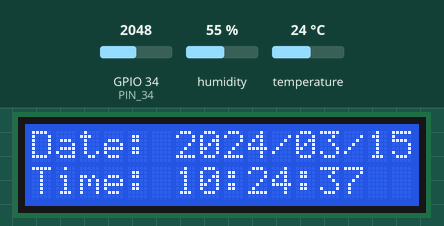
The sketch below on a simulated ESP32. On the bench: 16×2 character LCD. Inputs (shaded band) come from the test bench; at power-on: humidity 55 %, temperature 24 °C, GPIO 34 (PIN_34) = 2048. WiFi joins after 1.5 s; servers stay silent unless stated; uploads are accepted with an empty reply; the local clock reads 2024-03-15 10:24:30 at power-on unless the sketch sets it; EEPROM starts erased.

Above: at 8.5 s.
8.6 s: humidity set to 22 %
At 14.2 s:
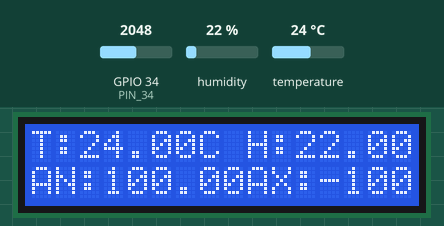
20.0 s: temperature set to 12 °C
At 24.3 s:
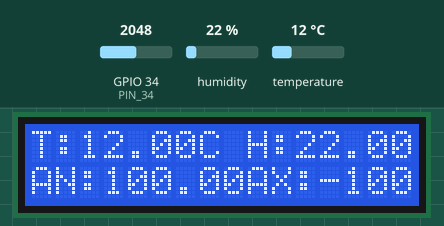
30.6 s: humidity set to 40 %
At 35.6 s:
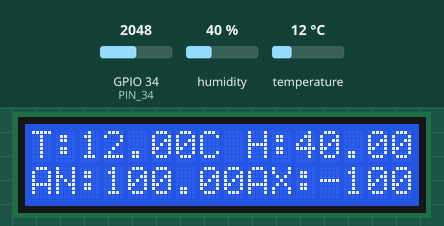
41.2 s: temperature set to 19 °C
At 45.6 s:
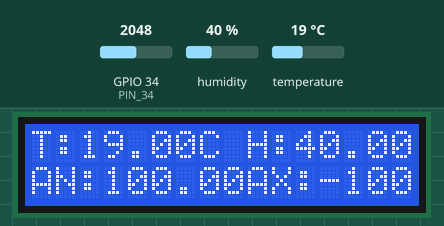
Timing chart, 0 to 47.1 s (numbered marks = the images above; inputs shaded):
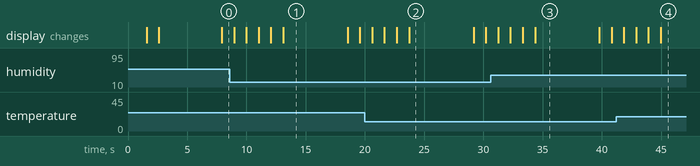

Measured:
- what the display in image 1 shows lasts 5.4 s, from 13.1 s to 18.5 s

The sketch:

BLYNK_SmartHome.ino
```cpp
#define BLYNK_TEMPLATE_ID "BLYNK_ID_NAME" // BLYNK_ID_NAME
#define BLYNK_TEMPLATE_NAME "BLYNK_TEMPLATE_NAME" // BLYNK_TEMPLATE_NAME
#define BLYNK_AUTH_TOKEN "BLYNK_AUTH_TOKEN" // BLYNK_AUTH_TOKEN

#define BLYNK_PRINT Serial
#define I2C_ADDR 0x27
#define LCD_COLUMNS 16
#define LCD_LINES 2
#define DHTPIN 13
#define DHTTYPE DHT11
#define PIN_34 34

#include <Wire.h>
#include <EEPROM.h>
#include <WiFi.h>
#include <HTTPClient.h>
#include <BlynkSimpleEsp32.h>
#include <DHT.h>
#include <LiquidCrystal_I2C.h>
#include "RTClib.h"

float temp = 0;
float hum = 0;
float tempSum = 0;
int tempCount = 0;
float avgMinTemp = 100;
float avgMaxTemp = -100;
DHT dht(DHTPIN, DHTTYPE);
BlynkTimer timer;
RTC_DS1307 rtc;
LiquidCrystal_I2C lcd(I2C_ADDR, LCD_COLUMNS, LCD_LINES);

char auth[] = BLYNK_AUTH_TOKEN;
char ssid[] = "WIFI_NAME"; //WIFI_NAME
char pass[] = "WIFI_PASS"; //WIFI_PASS
const char* scriptURL = "https://script.google.com/macros/s/AKfycby-wC929uNjSS2D5xK_-v5KiSyniQBJJ3FCU5Q5dTo629PPcUx45Rr9MO1R0_tizDW-/exec"; // SCRIPT GOOGLE SHEETS

void checkWiFiConnection() {
    if (WiFi.status() != WL_CONNECTED) {
        Serial.println("WiFi Disconnected. Reconnecting...");
        WiFi.disconnect();
        WiFi.reconnect();
    }
}

void clearEEPROM() { // CLEAR EEPROM MEMORY
    for (int i = 0; i < 16; i++) {
        EEPROM.write(i, 0);
    }
    EEPROM.commit();
    Serial.println("EEPROM cleared!");
}

void sendToExcel() { // SEND DATA TO GOOGLE SHEETS
    float temperature = dht.readTemperature();
    float humidity = dht.readHumidity();

    if (WiFi.status() == WL_CONNECTED) {
        HTTPClient http;
        String url = String(scriptURL) + "?temp=" + temperature + "&hum=" + humidity;
        http.begin(url);
        http.GET();
        http.end();
    }
}

void sendSensor() { // SENSOR READ VALUE
  for (int j = 1; j < 6; j++) {
    temp = dht.readTemperature();
    hum = dht.readHumidity();

    if (isnan(temp) || isnan(hum)) {
        Serial.println("Failed to read from DHT sensor!");
        return;
    }

    tempSum += temp;
    tempCount++;
    if (tempCount >= 50) {
        float avgTemp = tempSum / tempCount;

        if (avgTemp < avgMinTemp) {
            avgMinTemp = avgTemp;
            EEPROM.put(0, avgMinTemp);
        }
        if (avgTemp > avgMaxTemp) {
            avgMaxTemp = avgTemp;
            EEPROM.put(4, avgMaxTemp);
        }
        EEPROM.commit();
        tempSum = 0;
        tempCount = 0;
    }
    display_sensor(temp, hum, avgMinTemp, avgMaxTemp);
  }
}

void display_sensor(float &temp,float &hum,float &avgMinTemp,float &avgMaxTemp) { // DISPLAY VALUE TO LCD
    lcd.clear();
    lcd.setCursor(0, 0);
    lcd.print("T:"); lcd.print(temp); lcd.print("C H:"); lcd.print(hum); lcd.print("%");
    lcd.setCursor(0, 1);
    lcd.print("AN:"); lcd.print(avgMinTemp); lcd.print("AX:"); lcd.print(avgMaxTemp);

    Blynk.virtualWrite(V1, temp);
    Blynk.virtualWrite(V2, hum);
    delay(1000);
}

void humidity_in_missouri() { //ตรวจจับค่าความชื้นดิน
    int humidity_missouri = analogRead(PIN_34);
    int prese_humidity_missouri = 100 - (humidity_missouri * 100) / 4095; //แปลงค่าความชื้นแบบ analog เปลี่ยนเป็น 0 - 100
    Blynk.virtualWrite(V4, prese_humidity_missouri);
}

void sendTime() { // DISPLAY TIME TO LCD
  for (int i = 1; i < 6; i++) {
    DateTime now = rtc.now();
    lcd.clear();
    lcd.setCursor(0, 0);
    lcd.print("Date: ");
    lcd.print(now.year());
    lcd.print("/");
    printTwoDigits(now.month());
    lcd.print("/");
    printTwoDigits(now.day());

    lcd.setCursor(0, 1);
    lcd.print("Time: ");
    printTwoDigits(now.hour());
    lcd.print(":");
    printTwoDigits(now.minute());
    lcd.print(":");
    printTwoDigits(now.second());
    delay(1000);
  }
}

void printTwoDigits(int number) { // DISPLAY DIGITS NUMBER TO LCD
    if (number < 10) lcd.print("0");
    lcd.print(number);
}

void setup() { // SETUP ARDUINO
    EEPROM.begin(16);
    Serial.begin(9600);
    Wire.begin();
    lcd.init();
    lcd.backlight();
    dht.begin();
    WiFi.begin(ssid, pass);
    while (WiFi.status() != WL_CONNECTED) {
        lcd.setCursor(0, 0);
        lcd.print(".");
        delay(500);
    }
    lcd.clear();
    lcd.setCursor(0, 1);
    lcd.print("WiFi Connected!");
    delay(1000);
    lcd.clear();

    if (!rtc.begin()) {
        Serial.println("Couldn't find RTC");
        abort();
    }
    if (!rtc.isrunning()) {
        Serial.println("RTC is NOT running, setting the time...");
        rtc.adjust(DateTime(F(__DATE__), F(__TIME__)));
    }

    EEPROM.get(0, avgMinTemp);
    EEPROM.get(4, avgMaxTemp);
    if (isnan(avgMinTemp) || avgMinTemp == 0) avgMinTemp = 100; // กำหนดค่าเริ่มต้นที่สูง
    if (isnan(avgMaxTemp) || avgMaxTemp == 0) avgMaxTemp = -100; // กำหนดค่าเริ่มต้นที่ต่ำ

    Blynk.begin(auth, ssid, pass);
    timer.setInterval(1000L, humidity_in_missouri);
    timer.setInterval(5000L, sendTime);
    timer.setInterval(5000L, sendSensor);
    timer.setInterval(5000L, sendToExcel);
}

void loop() { // LOOP FUNCTION
    checkWiFiConnection();
    Blynk.run();
    timer.run();
}
```
